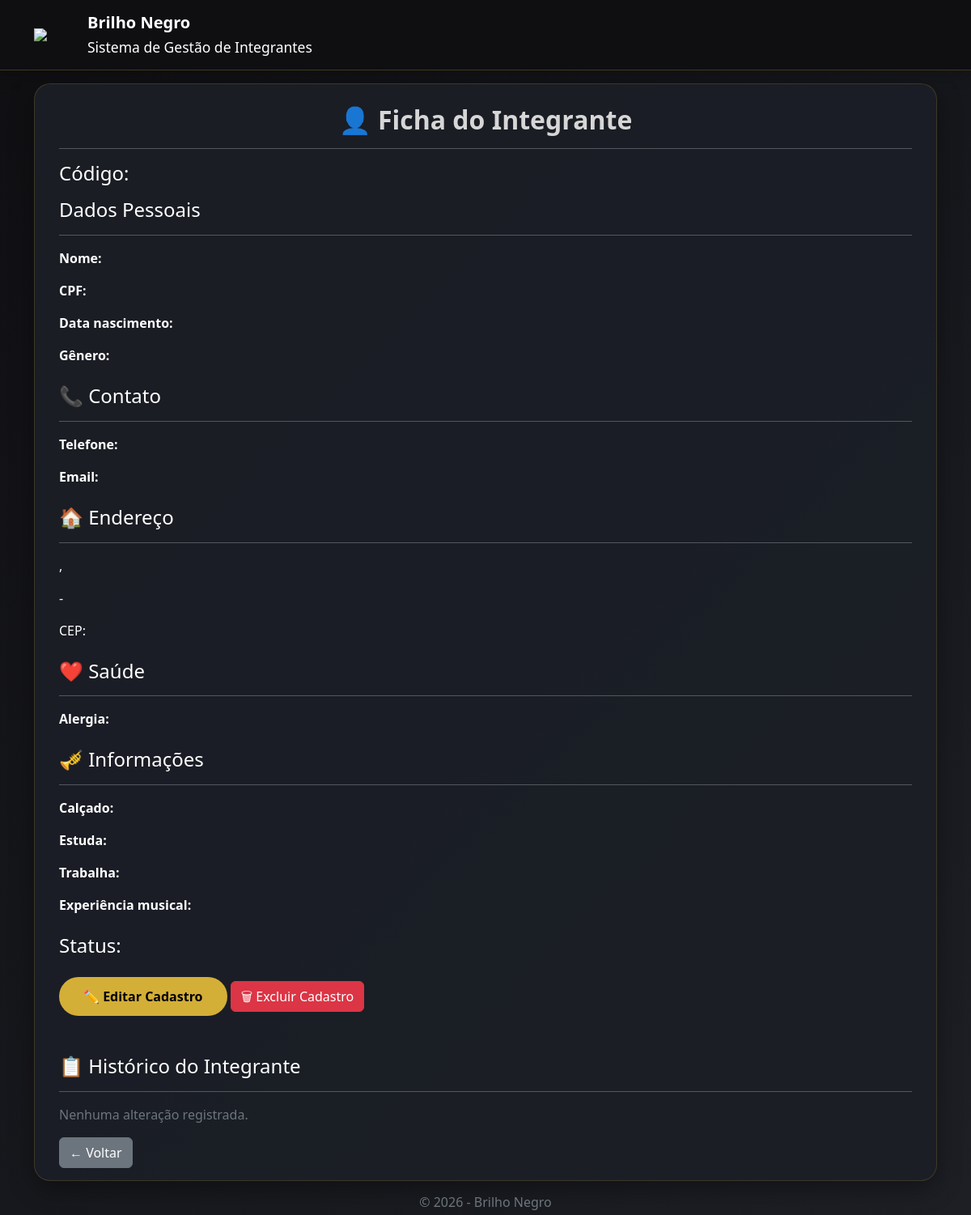
Before: /admin/integrante/9 (signed in) with the older database file.
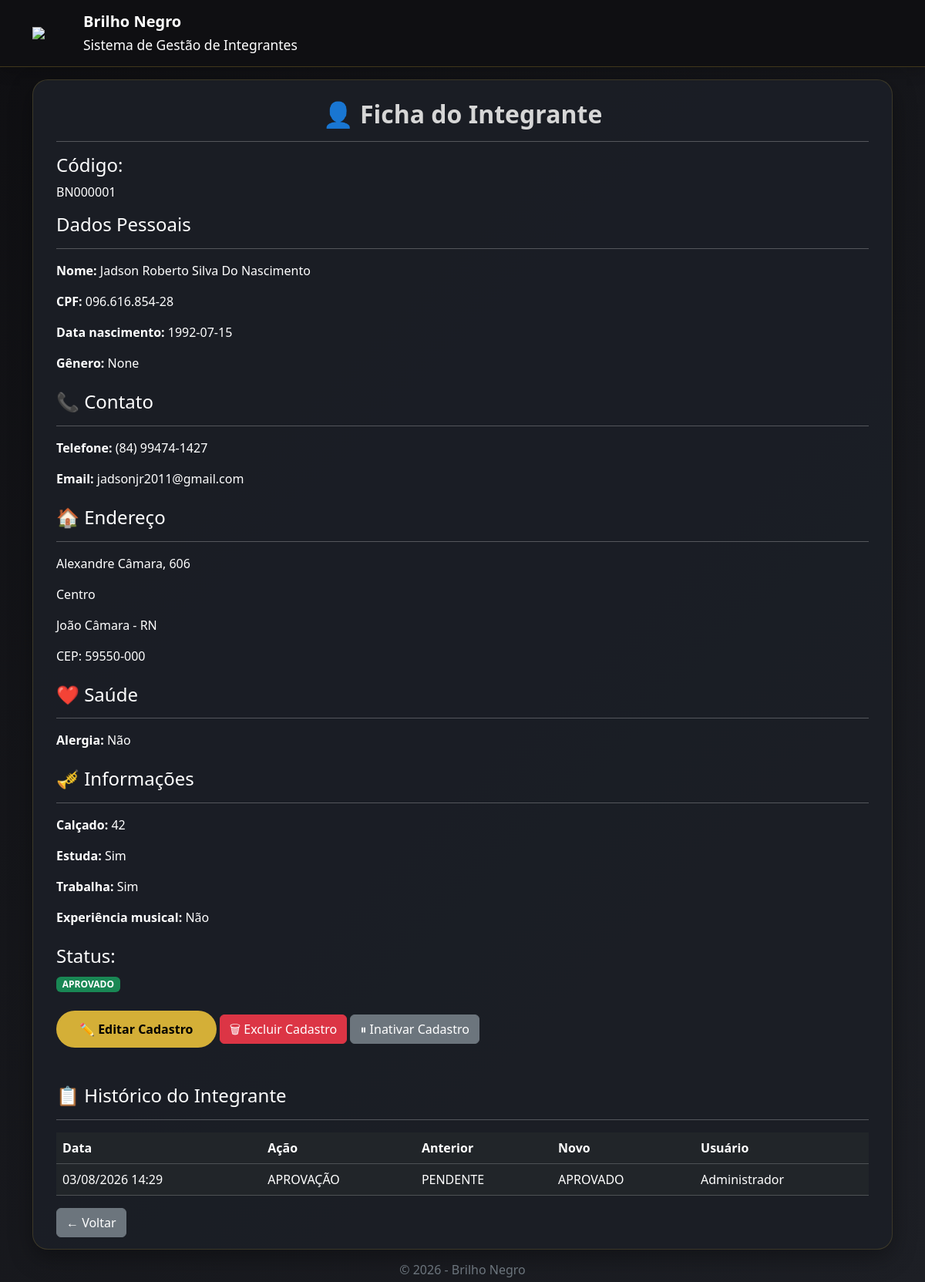
After: the same page with the newer database file.
### tables this page shows
CREATE TABLE integrantes (

        id INTEGER PRIMARY KEY AUTOINCREMENT,

        nome TEXT NOT NULL,

        data_nascimento TEXT,

        telefone TEXT,

        email TEXT,


        rua TEXT,
        numero TEXT,
        complemento TEXT,
        bairro TEXT,
        cidade TEXT,
        estado TEXT,
        cep TEXT,


        tipo_sanguineo TEXT,

        possui_alergia TEXT,

        descricao_alergia TEXT,


        responsavel TEXT,

        parentesco TEXT,

        telefone_responsavel TEXT,


        status TEXT DEFAULT 'PENDENTE'


    , codigo_integrante TEXT, cpf TEXT, genero TEXT, alergia_medicamento TEXT, calcado TEXT, estuda TEXT, local_estudo TEXT, trabalha TEXT, profissao TEXT, experiencia_banda TEXT, descricao_experiencia TEXT, data_cadastro TEXT);

CREATE TABLE historico_integrantes (

    id INTEGER PRIMARY KEY AUTOINCREMENT,

    integrante_id INTEGER NOT NULL,

    acao TEXT NOT NULL,

    status_anterior TEXT,

    status_novo TEXT,

    data_hora TEXT,

    usuario TEXT

);

### app.py (the view)
@app.route("/admin/integrante/<int:id>")
def ver_integrante(id):
    if "admin" not in session:
        return redirect("/login")
    conexao = sqlite3.connect(BANCO)
    conexao.row_factory = sqlite3.Row
    cursor = conexao.cursor()
    cursor.execute("""
        SELECT *
        FROM integrantes
        WHERE id = ?
    """,(id,))
    integrante = cursor.fetchone()
    cursor.execute("""
        SELECT *
        FROM historico_integrantes
        WHERE integrante_id = ?
        ORDER BY id DESC
    """,(id,))
    historico = cursor.fetchall()
    conexao.close()
    return render_template(
        "admin/ficha.html",
        integrante=integrante,
        historico=historico
    )

### templates/admin/ficha.html (shortened to what this page needs)
{% extends 'layout/base.html' %}
{% block conteudo %}
<div class="card-bn">
<h2 class="titulo text-center">
👤 Ficha do Integrante
</h2>
<hr>
<h4>
Código:
</h4>
<p>
{{ integrante.codigo_integrante }}
</p>
<h4>
Dados Pessoais
</h4>
<hr>
<p>
<strong>Nome:</strong>
{{ integrante.nome }}
</p>
<p>
<strong>CPF:</strong>
{{ integrante.cpf }}
</p>
<p>
<strong>Data nascimento:</strong>
{{ integrante.data_nascimento }}
</p>
<p>
<strong>Gênero:</strong>
{{ integrante.genero }}
</p>
<h4 class="mt-4">
📞 Contato
</h4>
<hr>
<p>
<strong>Telefone:</strong>
{{ integrante.telefone }}
</p>
<p>
<strong>Email:</strong>
{{ integrante.email }}
</p>
<h4 class="mt-4">
🏠 Endereço
</h4>
<hr>
<p>
{{ integrante.rua }},
{{ integrante.numero }}
</p>
<p>
{{ integrante.bairro }}
</p>
<p>
{{ integrante.cidade }} - {{ integrante.estado }}
</p>
<p>
CEP:
{{ integrante.cep }}
</p>
<h4 class="mt-4">
❤️ Saúde
</h4>
<hr>
<p>
<strong>Alergia:</strong>
{{ integrante.alergia_medicamento }}
</p>
<h4 class="mt-4">
🎺 Informações
</h4>
<hr>
<p>
<strong>Calçado:</strong>
{{ integrante.calcado }}
</p>
<p>
<strong>Estuda:</strong>
{{ integrante.estuda }}
</p>
<p>
<strong>Trabalha:</strong>
{{ integrante.trabalha }}
</p>
<p>
<strong>Experiência musical:</strong>
{{ integrante.experiencia_banda }}
</p>
<h4 class="mt-4">
Status:
</h4>
{% if integrante.status == "PENDENTE" %}
<span class="badge bg-warning text-dark">
PENDENTE
</span>
{% elif integrante.status == "APROVADO" %}
<span class="badge bg-success">
APROVADO
</span>
{% elif integrante.status == "INATIVO" %}
<span class="badge bg-secondary">
INATIVO
</span>
{% elif integrante.status == "REPROVADO" %}
<span class="badge bg-danger">
REPROVADO
</span>
{% endif %}
<div class="mt-4">
<a
href="/admin/integrante/{{ integrante.id }}/editar"
class="btn btn-brilho">
✏️ Editar Cadastro
</a>
<a
href="/admin/integrante/{{ integrante.id }}/excluir"
class="btn btn-danger"
onclick="return confirm('Tem certeza que deseja excluir este integrante?')">
🗑 Excluir Cadastro
</a>
{% if integrante.status == "APROVADO" %}
<a
href="/admin/integrante/{{ integrante.id }}/inativar"
class="btn btn-secondary"
onclick="return confirm('Deseja inativar este integrante?')">
⏸ Inativar Cadastro
</a>
{% endif %}
</div>
<h4 class="mt-5">
📋 Histórico do Integrante
</h4>
<hr>
{% if historico %}
<div class="table-responsive">
<table class="table table-dark table-hover">
<thead>
<tr>
<th>Data</th>
<th>Ação</th>
<th>Anterior</th>
<th>Novo</th>
<th>Usuário</th>
</tr>
</thead>
<tbody>
{% for item in historico %}
<tr>
<td>
{{ item.data_hora }}
</td>
<td>
{{ item.acao }}
</td>
<td>
{{ item.status_anterior }}
</td>
<td>
{{ item.status_novo }}
</td>
<td>
{{ item.usuario }}
</td>
</tr>
{% endfor %}
</tbody>
</table>
</div>
{% else %}
<p class="text-secondary">
Nenhuma alteração registrada.
</p>
{% endif %}
<a
href="/admin"
class="btn btn-secondary">
← Voltar
</a>
</div>
</div>
{% endblock %}

### templates/layout/base.html (shortened to what this page needs)
<!DOCTYPE html>
<html lang="pt-BR">
<head>
    <link href="https://cdn.jsdelivr.net/npm/bootstrap@5.3.3/dist/css/bootstrap.min.css" rel="stylesheet">
    <link rel="stylesheet" href="{{ url_for('static', filename='css/style.css') }}">
</head>
<body>
<nav class="navbar navbar-dark bg-dark shadow">
    <div class="container">
        <a class="navbar-brand d-flex align-items-center" href="/">
            <img
                src="{{ url_for('static', filename='img/logo.png') }}"
                width="50"
                class="me-3">
            <div>
                <strong>
                    Brilho Negro
                </strong>
                <br>
                <small>
                    Sistema de Gestão de Integrantes
                </small>
            </div>
        </a>
    </div>
</nav>
<div class="container mt-3 mb-0">
    {% block conteudo %}
    {% endblock %}
<footer class="text-center text-secondary py-1">
    © 2026 - Brilho Negro
</footer>
</body>
</html>

### static/css/style.css (style rules this page uses)
:root { --cor-fundo:#0f0f12; --cor-card:#1c1f26; --cor-principal:#111111; --cor-secundaria:#d4af37; --cor-texto:#ffffff; --cor-texto-secundario:#cfcfcf; --cor-borda:#343a40; }
body { background:linear-gradient(135deg,#0f0f12,#1d1f25); color:var(--cor-texto); min-height:100vh; font-family:Segoe UI,Tahoma,Geneva,Verdana,sans-serif; }
.navbar { background:rgba(15,15,18,.95)!important; border-bottom:1px solid rgba(212,175,55,.25); }
.card-bn { background:rgba(28,31,38,.92); border:1px solid rgba(212,175,55,.18); border-radius:20px; padding:25px 30px 15px; box-shadow:0 10px 30px rgba(0,0,0,.35); }
.titulo { font-size:2rem; font-weight:700; color:#d6d6d6; }
.btn-brilho { background:var(--cor-secundaria); color:#000; font-weight:bold; border:none; border-radius:30px; padding:12px 30px; }
footer { margin-top:10px; color:#9f9f9f; }

Changed rows visible on the page:
added integrantes: codigo_integrante "BN000001", nome "Jadson Roberto Silva Do Nascimento", cpf "096.616.854-28", data_nascimento "1992-07-15", telefone "(84) 99474-1427", email "jadsonjr2011@gmail.com", rua "Alexandre Câmara", numero "606", bairro "Centro", cidade "João Câmara", estado "RN", cep "59550-000", alergia_medicamento "Não", calcado "42", estuda "Sim", trabalha "Sim", experiencia_banda "Não"
added historico_integrantes: data_hora "03/08/2026 14:29", acao "APROVAÇÃO", status_anterior "PENDENTE", status_novo "APROVADO", usuario "Administrador"
Other visible differences:
{{ integrante.genero }}: (not shown) → "None"
text no longer shown: "Nenhuma alteração registrada."
text now shown: "APROVADO ⏸ Inativar Cadastro Data Ação Anterior Novo Usuário"
